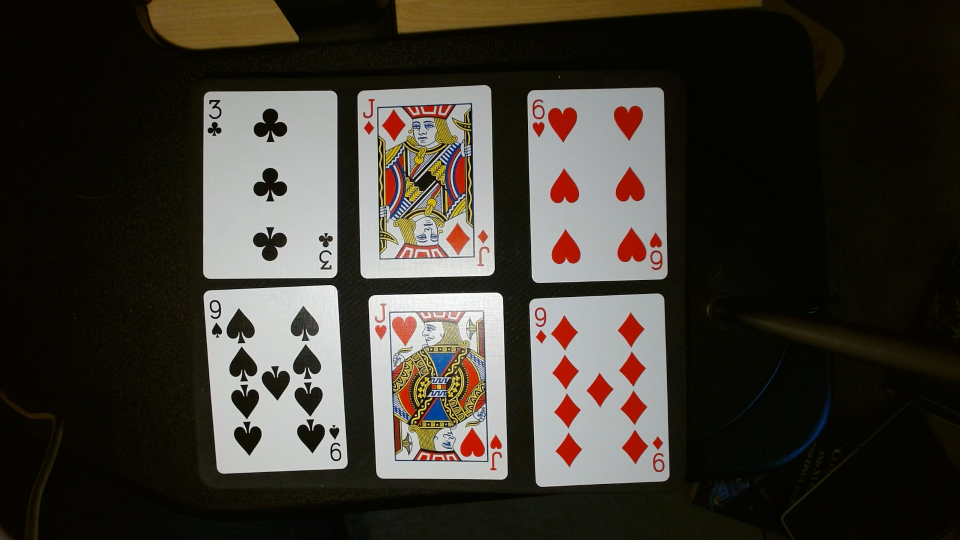
//> input picture FinalProj/table7.jpg, 1920 x 1080 px (shown at 1/2 size)
$ ./1framecard   (built with g++ and OpenCV 4)
//> lines starting //> are read from the running program, lines starting //| are printed output that depends on the picture; after the words box and inside, x2 and y2 are one past the last pixel; in counts of white or black regions, pixels touching at a corner belong together
// written by by Phil Orlando for the Final Project
//compiled with g++ -O0 -g -fopenmp -I/usr/local/include/opencv4 1framecard.cpp -o 1framecard -L/usr/local/lib `pkg-config --libs opencv4`


#include <opencv2/opencv.hpp>
#include <opencv2/features2d.hpp>
#include <opencv2/calib3d.hpp>
#include <iostream>
#include <syslog.h>
#include <string>
#include <omp.h>
#include <algorithm> // for the max element

using namespace cv;
using namespace std;

// constants
string tablefile = "table7.jpg";
double scalefactor = 0.75; // testing to make sure it is still finding cards
double cardthresh = 0.50; // fine tune with more testing
int lowthresh = 150; // from testing with canny.cpp from exercise 2 90 isolated edges of cards and lost alot of the little ones
int ratioval = 3;
int kernel_size = 3;
int maxcont = 60000;
int mincont = 20000; // lowered for compressing table

vector<string> labels = {"A","2","3","4","5","6","7","8","9","10","J","Q","K"}; // all the card values
// going to try a template of only 13 cards with the template only the corner of the card
// now trying 4 cards per template

struct Cardtemp {
    string value;
    vector<Mat> imgs;
};

struct Matchresult {
    string value;
    double maxval;
    Point maxloc;
};


// putting thresh in main to not redo it a bunch
Matchresult matchcard(Mat cornerbinary, const Cardtemp& cards)
{
    vector<double> scores;
    for(auto& samp : cards.imgs)
    {
        //same matching idea as before and removed location
        Mat result;
        matchTemplate(cornerbinary, samp, result, TM_CCOEFF_NORMED);

        double maxval;
        minMaxLoc(result, NULL, &maxval, NULL, NULL);
        scores.push_back(maxval);
    }

    Matchresult bestcard;
    bestcard.value = cards.value;
    bestcard.maxval = scores.empty() ? 0 : *max_element(scores.begin(), scores.end());
    return bestcard;
}

// better loading for all templates in the struct with the value and label
vector<Cardtemp> loadtemp(vector<string> labels)
{
    vector<Cardtemp> out;
    for(auto& val : labels)
    {
        Cardtemp templates;
        templates.value = val;

        for(int s =0; s< 4; s++)// hardcoded 4 samples for each
        {
            string filename = val + "/" + val + "samp" + to_string(s+1) + ".jpg"; //samp1-4

            Mat img = imread(filename, IMREAD_GRAYSCALE);
//> Asamp1.jpg cannot be read in this run, so this picture is empty
            if(img.empty())
            {
                printf("failed to load %s\n", val.c_str());
                continue;
            }

            Mat binarytemp;
            threshold(img, binarytemp, 0, 255, THRESH_BINARY_INV | THRESH_OTSU);
            templates.imgs.push_back(binarytemp);
        }

        out.push_back(templates);

    }
    return out;
}

struct sortY {
    bool operator() (Point pt1, Point pt2) {return (pt1.y< pt2.y); }
} mySortY;

struct sortX {
    bool operator() (Point pt1, Point pt2) {return (pt1.x < pt2.x); }
} mySortX;

vector<Point2f> cornerorder(vector<Point>& pts)
{
    sort(pts.begin(), pts.end(), mySortY); // sorting into upper card corner and bottom
    sort(pts.begin(), pts.begin()+2, mySortX); // sorting top points left to right
    sort(pts.begin()+2, pts.end(), mySortX); // sorting bottom points left and right
    vector<Point2f> ordered;
    for(auto& p : pts)
    {
        ordered.push_back(Point2f(p));// put them in ordered list now
    }
    return ordered; //return the ordered list
}

int main(int argc, char** argv)
{
    // syslog for timing check to get initial wcet
    openlog("BlackJack_cv", LOG_PID, LOG_USER);
    struct timespec start, end, contourstart, contourend, matchstart, matchend, initstart, initend, loadstart, loadend;
    clock_gettime(CLOCK_MONOTONIC, &start);
    clock_gettime(CLOCK_MONOTONIC, &initstart);

    // adding in all templates
    vector<Cardtemp> cardtemplates = loadtemp(labels);
    clock_gettime(CLOCK_MONOTONIC, &initend);
    clock_gettime(CLOCK_MONOTONIC, &loadstart);
    Mat table, tablecolor, tablesmall;

    if(argc < 2)
    {
    	tablecolor = imread(tablefile, IMREAD_COLOR); // table file for testing using upright images of cards
//> tablecolor is the input picture: 1080 rows x 1920 cols, CV_8UC3; mean B, G, R 47.9, 55.7, 60.1
    	// try convert to speed up
    	cvtColor(tablecolor, table, COLOR_BGR2GRAY);
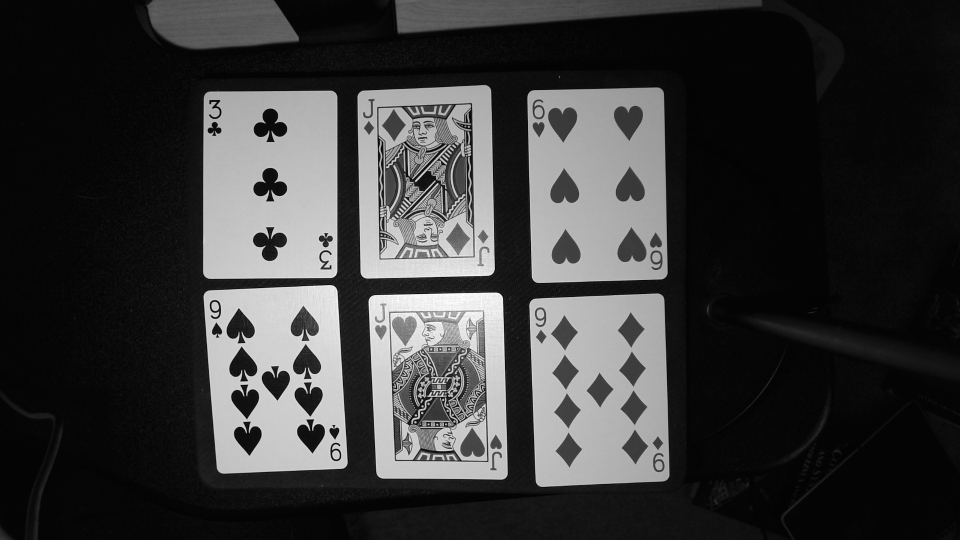
//> table: 1080 rows x 1920 cols, CV_8UC1 (shown at 1/2 size); min 0, max 255, mean 56.1
    	//table = imread(tablefile, IMREAD_GRAYSCALE);
    	printf("no file passed going with %s\n",tablefile.c_str());
//| no file passed going with table7.jpg
    }
    else
    {
    	string inputfile = argv[1];
    	tablecolor = imread(inputfile, IMREAD_COLOR); // for overlay at end
    	// try convert to speed up
    	cvtColor(tablecolor, table, COLOR_BGR2GRAY);
    	//table = imread(inputfile, IMREAD_GRAYSCALE);
    	printf("using input file %s\n",inputfile.c_str());
    }

    if(table.empty())
    {
        printf("error loading test table image");
        return -1;
    }
    Mat blurtable, cannyedge, cornerdisp, contourdisp;
    vector<vector<Point>> contours;
    vector<vector<Point>> cardcontours;
    vector<vector<Point>> cardcorners;
    vector<Vec4i> hierarchy;
    // for later visual
    //cornerdisp=tablecolor.clone();

    // adding timing for frame manipulation
    clock_gettime(CLOCK_MONOTONIC, &loadend);
    clock_gettime(CLOCK_MONOTONIC, &contourstart);
    setNumThreads(6);
    //compress table for contour, blur then canny
    resize(table, tablesmall, Size(), scalefactor, scalefactor, INTER_AREA);
    blur(tablesmall, blurtable, Size(3,3)); // changed to table small for compression
    Canny(blurtable, cannyedge, lowthresh, lowthresh*ratioval, kernel_size);
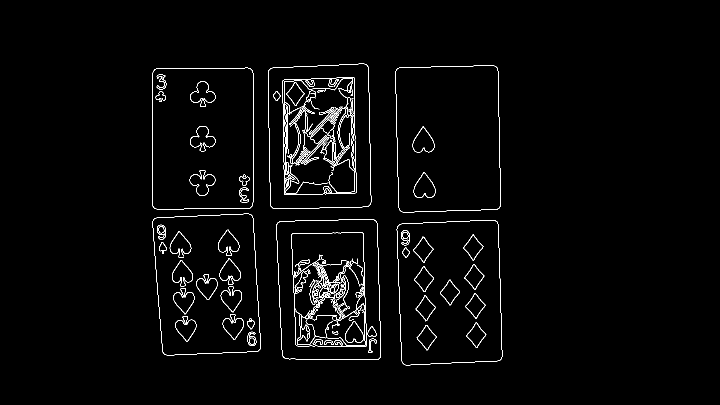
//> cannyedge: 810 rows x 1440 cols, CV_8UC1 (shown at 1/2 size); 1.9% white in thin lines or dots, all inside (x1, y1, x2, y2) = (304, 127, 1005, 731)
    // added visual
    /*
    imshow("canny edge",cannyedge);
    waitKey(0);
    */
    findContours(cannyedge, contours, hierarchy, RETR_EXTERNAL, CHAIN_APPROX_SIMPLE); //CHAIN_APPROX_SIMPLE keeps only end points of contourstraight lines so faster
//> contours = 6 contours; box (x1, y1, x2, y2) and area: (791, 131, 1002, 425) 58988, (536, 127, 743, 418) 57108, (793, 440, 1005, 731) 56984, (304, 135, 507, 419) 56578, (552, 438, 762, 720) 55454, (305, 427, 522, 711) 54837
    // testing for contour area to get min and max contour if messing with new images

    for(size_t i = 0; i < contours.size();i++)
    {
        double area = contourArea(contours[i]);
        printf("contour %zu area is %f\n",i, area); // issue with printing i so need zu

    }
//> this loop made 6 passes
//> area on passes 1 to 6: 56983.5, 55453.5, 54837, 56578.5, 58988.5, 57108.5
//| contour 0 area is 56983.500000
//| contour 1 area is 55453.500000
//| contour 2 area is 54837.000000
//| contour 3 area is 56578.500000
//| contour 4 area is 58988.500000
//| contour 5 area is 57108.500000

    // contour filter to keep only contours about the size of the cards
    for(size_t i = 0; i < contours.size();i++)
    {
        double area = contourArea(contours[i]);
        // for compression and mult twice for squared size
        int minscaled = mincont * scalefactor * scalefactor;
        int maxscaled = maxcont * scalefactor * scalefactor;
        // for testing contour size kept
        printf("min contour kept %i, max kept %i\n", minscaled, maxscaled);
        if(area < minscaled || area > maxscaled) continue; // skip contours outside the size
        cardcontours.push_back(contours[i]); // make new list of the cards contours only
    }
//> after the loop, cardcontours = 0 contours
    // added visual
    /*
    contourdisp=tablecolor.clone();
    drawContours(contourdisp, cardcontours, -1, Scalar(0,255,0), 1);
    imshow("Contours of cards", contourdisp);
    waitKey(0);
    */
    // get contours to 4 corner points
    for(size_t j = 0; j < cardcontours.size();j++)
    {
        double perimeter = arcLength(cardcontours[j], true); // finding the arclength of the contours that are closed
        vector<Point> corners;
        approxPolyDP(cardcontours[j], corners, 0.02 *perimeter, true); // 0.2 working at full resolution

        if(corners.size() != 4) continue;

        // for mapping compressed corners back to original image
        for(auto& i : corners)
        {
            i.x = static_cast<int>(i.x/scalefactor);
            i.y = static_cast<int>(i.y/scalefactor);
        }
        cardcorners.push_back(corners); // list of card 4 corners
        // printf("card corners %zu\n", cardcorners.size());
    }
//> this loop made 0 passes
//> after the loop, cardcorners = 0 contours

    int numcards = cardcorners.size();
//> numcards = 0
    // order the corner points by top l top r bottom l bottom r
    vector<Mat> cardsisolated;
    vector<Mat> TLofcards;
    for(int i = 0; i < numcards;i++)
    {
        // perspective transform to straighten cards out for reading
        vector<Point2f> srcpts = cornerorder(cardcorners[i]);
        // added visual for the corner points of the cards
        /*
        for (int i = 0; i < numcards; i++) {
            vector<Point2f> srcpts = cornerorder(cardcorners[i]);
            circle(cornerdisp, srcpts[0], 6, Scalar(0,0,255), -1);   // TL = red
            circle(cornerdisp, srcpts[1], 6, Scalar(0,255,0), -1);   // TR = green
            circle(cornerdisp, srcpts[2], 6, Scalar(255,0,0), -1);   // BL = blue
            circle(cornerdisp, srcpts[3], 6, Scalar(0,255,255), -1); // BR = yellow
        }
        printf(" top left (%f, %f) top right (%f, %f) bottom left (%f, %f) bottom right (%f, %f)\n",
                srcpts[0].x, srcpts[0].y,
                srcpts[1].x, srcpts[1].y,
                srcpts[2].x, srcpts[2].y,
                srcpts[3].x, srcpts[3].y
            );
        */
        vector<Point2f> dstpts = { Point2f(0,0), Point2f(200,0), Point2f(0,300), Point2f(200,300) };

        Mat M = getPerspectiveTransform(srcpts,dstpts); // finding difference from the cards points to a perfect upgright image

        Mat warped;
        warpPerspective(table, warped, M, Size(200,300)); // take table and extract a straightened card from it

        cardsisolated.push_back(warped);
    }
    // [9 lines of commented-out code are left out]
    for(size_t i =0; i < cardsisolated.size(); i++)// isolate corner of the card to run into matching
    {
        Rect cornercard(0, 0, cardsisolated[i].cols * .26, cardsisolated[i].rows * .32); // test and adjust if getting errors
        Mat corner = cardsisolated[i](cornercard);
        // added threshold here
        Mat binarycorner;
        threshold(corner, binarycorner, 0, 255, THRESH_BINARY_INV | THRESH_OTSU);

        TLofcards.push_back(binarycorner);
    }

    // added visual of the cards corners
    /*
    for (size_t i = 0; i < TLofcards.size(); i++) {
        imshow("Corner crop " + to_string(i), TLofcards[i]);
    }
    waitKey(0);
    */
    clock_gettime(CLOCK_MONOTONIC, &contourend);
    clock_gettime(CLOCK_MONOTONIC, &matchstart);

    // new matching with parallel
    int totalloops = 13 * numcards;
//> totalloops = 0
    vector<Matchresult> unsortresult(totalloops);
//> unsortresult = 0 items
    setNumThreads(1);

    #pragma omp parallel for
    for(int loop = 0; loop < totalloops;loop++)
    {
        int cardloop = loop / 13;// loops through the cards in table
        int temploop = loop % 13;// remainder so counts through the templates

        unsortresult[loop] = matchcard(TLofcards[cardloop], cardtemplates[temploop]);
    }
    vector<Matchresult> foundcards(numcards);
//> foundcards = 0 items
    for(int eachcard = 0; eachcard < numcards;eachcard++)
    {
        Matchresult bestguess;
        bestguess.maxval = 0;
        bestguess.value = "";
        for(int temps = 0; temps < 13; temps++)
        {
            Matchresult maybe = unsortresult[eachcard * 13 + temps];
            if(maybe.maxval > bestguess.maxval) bestguess = maybe;
        }
        if(bestguess.maxval < cardthresh) bestguess.value = "Value not found";
        foundcards[eachcard] = bestguess;
    }
    // draw the cards outline and value
    for(int i = 0; i <numcards; i++)
    {
        rectangle(tablecolor, cardcorners[i][0], cardcorners[i][3], Scalar(0,255,0), 2); // draw rectangle around the cards
        putText(tablecolor, foundcards[i].value, Point(cardcorners[i][0].x + 20, cardcorners[i][0].y), FONT_HERSHEY_SIMPLEX, 1.5, Scalar(0, 255, 0), 2); // draw which value
    }
    clock_gettime(CLOCK_MONOTONIC, &matchend);
    clock_gettime(CLOCK_MONOTONIC, &end);

    // timing math and syslog
    double dt = (end.tv_sec - start.tv_sec)*1000.0 + (end.tv_nsec - start.tv_nsec)/1e6;
    syslog(LOG_INFO, "frame process time %.3f ms, WCET FPS %.3f", dt, (1000/dt));
    double dtinit = (initend.tv_sec - initstart.tv_sec)*1000.0 + (initend.tv_nsec - initstart.tv_nsec)/1e6;
    syslog(LOG_INFO, "Template loading time %.3f ms", dtinit);
    double dtload = (loadend.tv_sec - loadstart.tv_sec)*1000.0 + (loadend.tv_nsec - loadstart.tv_nsec)/1e6;
    syslog(LOG_INFO, "image loading time %.3f ms", dtload);
    double dtcontour = (contourend.tv_sec - contourstart.tv_sec)*1000.0 + (contourend.tv_nsec - contourstart.tv_nsec)/1e6;
    syslog(LOG_INFO, "contour process time %.3f ms", dtcontour);
    double dtmatch = (matchend.tv_sec - matchstart.tv_sec)*1000.0 + (matchend.tv_nsec - matchstart.tv_nsec)/1e6;
    syslog(LOG_INFO, "match process time %.3f ms", dtmatch);

    imshow("Blackjack table with found cards", tablecolor);

    /*
    check table15 for 4 card speed

    */
    closelog();
    waitKey(0);
    return 0;

}
